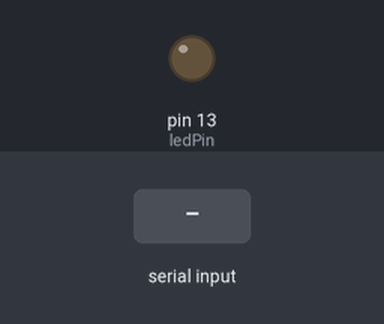
A sketch run on a simulated Arduino Uno, built with avr-gcc and run on an emulated ATmega328P. Shown: output pins drawn as LEDs (lit = HIGH). The test bench sets the inputs (shaded band).

Above: at 1.2 s.
1.3 s: byte 1 (1) received over Serial
At 1.8 s:
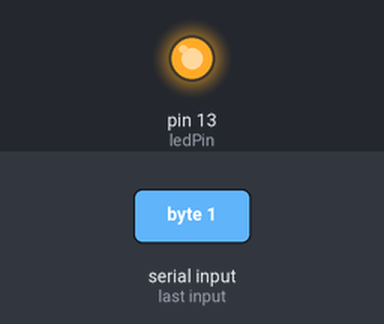
Timing chart, 0 to 4.3 s (numbered marks = the images above; inputs shaded):
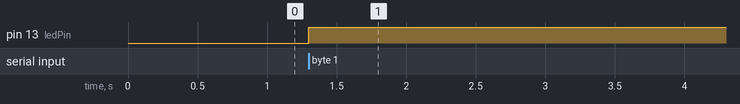

Measured:
- after the input at 1.3 s, pin 13 (ledPin): LOW → HIGH at once

The sketch:

arduino_led_control.ino
```cpp
int ledPin = 13; // Atribui o pino 13 à variável ledPin
int dado; // Variável que receberá os dados da porta serial

void setup(){
  Serial.begin(9600); // Inicia a comunicação serial com uma frequência de 9600 bps
  pinMode(ledPin, OUTPUT); // Define o pino ledPin como saída
}

void loop(){
  if(Serial.available() > 0){ // Verifica se há dados disponíveis na porta serial
      dado = Serial.read(); // Lê os dados da porta serial
      switch(dado){
        case 1:
           digitalWrite(ledPin, HIGH); // Liga o pino ledPin
        break;
        case 2:
           digitalWrite(ledPin, LOW); // Desliga o pino ledPin
         break;
    }
  }
  // Este código foi adaptado por [Juliano] com base em um exemplo de comunicação serial com Arduino.
}
```
